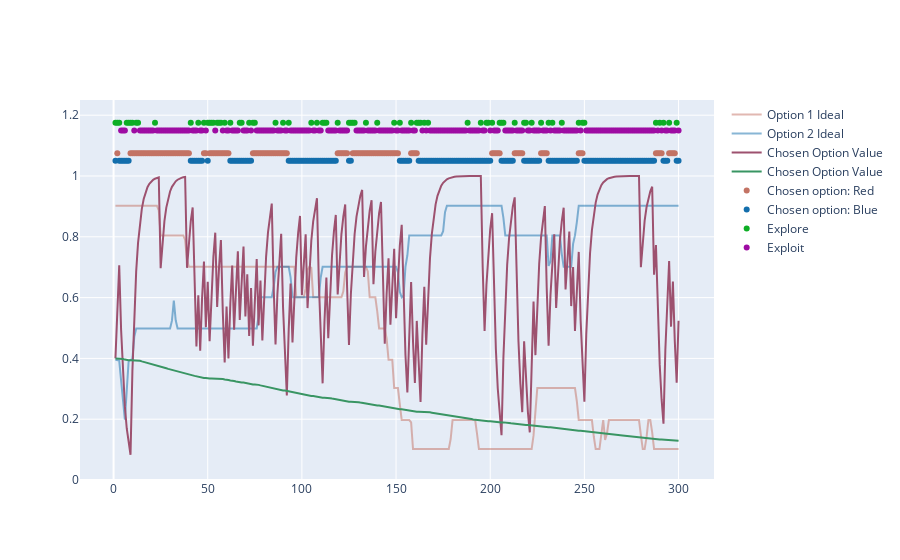
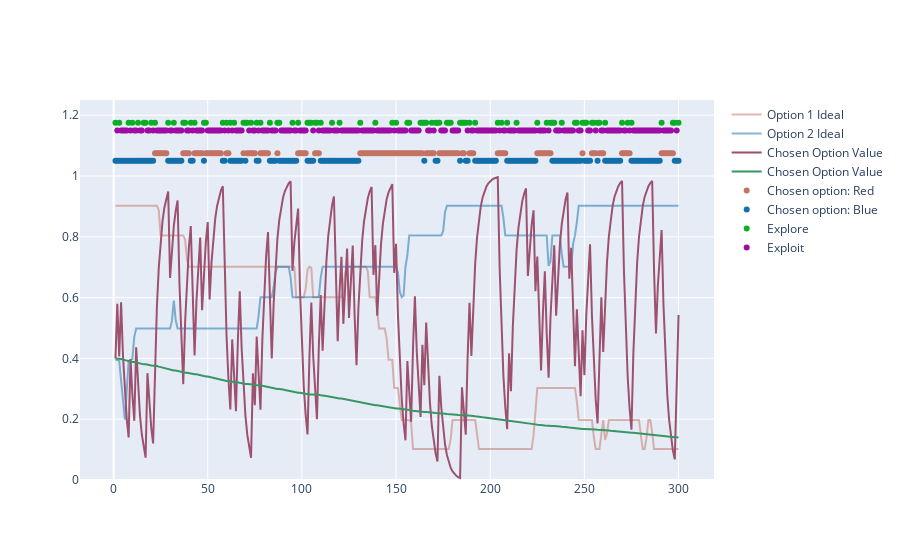

Here is the notebook cell these charts were saved with, in order:
### Code cell
beta_foraging = 3
alpha_foraging = 0.3
rng_foraging = np.random.default_rng()
decay = 0.995
state = "explore"
thresholds_foraging[0] = 0.4
last_value = q_table_foraging[0]
options = [0,1] #red, blue
fig_before = create_fig_of_RL_foraging_experiment(chosen_options_foraging, q_table_foraging, p_red, p_blue, explore_or_exploit)
for step in range(max_steps):
    match state:
        case "explore":
            termination_probability, last_option, last_value, reward = explore(options, last_value, thresholds_foraging[step], beta_foraging, alpha_foraging, step, rng_foraging)
            chosen_options_foraging[step] = last_option
            termination_probabilities[step] = termination_probability
            rewards_foraging[step] = reward 
            explore_or_exploit[step] = 0
            if step+1 < max_steps:
                q_table_foraging[step+1] = last_value
                thresholds_foraging[step+1] = thresholds_foraging[step]
            if (rng_foraging.uniform(0,1) < termination_probability):
                state = "exploit"
        case "exploit":
            termination_probability, last_value, reward = exploit(last_option, last_value, thresholds_foraging[step], beta_foraging, alpha_foraging, step, rng_foraging)
            chosen_options_foraging[step] = last_option
            rewards_foraging[step] = reward
            termination_probabilities[step] = termination_probability
            explore_or_exploit[step] = 1
            if step+1 < max_steps:
                q_table_foraging[step+1] = last_value
                thresholds_foraging[step+1] = decay*thresholds_foraging[step]
            if (rng_foraging.uniform(0,1) < termination_probability):
                state = "explore"
fig_after = create_fig_of_RL_foraging_experiment(chosen_options_foraging, q_table_foraging, p_red, p_blue, explore_or_exploit)
fig_after.show()
fig_before.show()

### Figure 1 — Plotly figure (JSON) as saved in the notebook; plotly's stock layout.template omitted (floating-point values rounded to 4 significant figures; data arrays with more than 128 entries replaced by an {"elided": "..."} marker saying what was removed)
{"data": [{"line": {"color": "#C37364"}, "mode": "lines", "name": "Option 1 Ideal", "opacity": 0.5, "type": "scatter", "x": {"elided": "300 float values"}, "y": {"elided": "300 float values"}}, {"line": {"color": "#136EAC"}, "mode": "lines", "name": "Option 2 Ideal", "opacity": 0.5, "type": "scatter", "x": {"elided": "300 float values"}, "y": {"elided": "300 float values"}}, {"line": {"color": "#9D516F"}, "mode": "lines", "name": "Chosen Option Value", "opacity": 1, "type": "scatter", "x": {"elided": "300 float values"}, "y": {"elided": "300 float values"}}, {"line": {"color": "#399563"}, "mode": "lines", "name": "Chosen Option Value", "opacity": 1, "type": "scatter", "x": {"elided": "300 float values"}, "y": {"elided": "300 float values"}}, {"marker": {"color": "#C37364", "size": 6}, "mode": "markers", "name": "Chosen option: Red", "type": "scatter", "x": [2.0, 9.0, 10.0, 11.0, 12.0, 13.0, 14.0, 15.0, 16.0, 17.0, 18.0, 19.0, 20.0, 21.0, 22.0, 23.0, 24.0, 25.0, 26.0, 27.0, 28.0, 29.0, 30.0, 31.0, 32.0, 33.0, 34.0, 35.0, 36.0, 37.0, 38.0, 39.0, 40.0, 48.0, 49.0, 51.0, 52.0, 53.0, 54.0, 55.0, 56.0, 57.0, 58.0, 59.0, 60.0, 61.0, 74.0, 75.0, 76.0, 77.0, 78.0, 79.0, 80.0, 81.0, 82.0, 83.0, 84.0, 85.0, 86.0, 87.0, 88.0, 89.0, 90.0, 91.0, 92.0, 119.0, 120.0, 121.0, 122.0, 123.0, 124.0, 127.0, 128.0, 129.0, 130.0, 131.0, 132.0, 133.0, 134.0, 135.0, 136.0, 137.0, 138.0, 139.0, 140.0, 141.0, 142.0, 143.0, 144.0, 145.0, 146.0, 147.0, 148.0, 149.0, 150.0, 151.0, 158.0, 159.0, 160.0, 161.0, 201.0, 202.0, 203.0, 204.0, 205.0, 213.0, 214.0, 215.0, 216.0, 217.0, 227.0, 228.0, 229.0, 230.0, 247.0, 248.0, 249.0, 288.0, 289.0, 290.0, 291.0, 295.0, 296.0, 297.0, 298.0], "y": [1.075, 1.075, 1.075, 1.075, 1.075, 1.075, 1.075, 1.075, 1.075, 1.075, 1.075, 1.075, 1.075, 1.075, 1.075, 1.075, 1.075, 1.075, 1.075, 1.075, 1.075, 1.075, 1.075, 1.075, 1.075, 1.075, 1.075, 1.075, 1.075, 1.075, 1.075, 1.075, 1.075, 1.075, 1.075, 1.075, 1.075, 1.075, 1.075, 1.075, 1.075, 1.075, 1.075, 1.075, 1.075, 1.075, 1.075, 1.075, 1.075, 1.075, 1.075, 1.075, 1.075, 1.075, 1.075, 1.075, 1.075, 1.075, 1.075, 1.075, 1.075, 1.075, 1.075, 1.075, 1.075, 1.075, 1.075, 1.075, 1.075, 1.075, 1.075, 1.075, 1.075, 1.075, 1.075, 1.075, 1.075, 1.075, 1.075, 1.075, 1.075, 1.075, 1.075, 1.075, 1.075, 1.075, 1.075, 1.075, 1.075, 1.075, 1.075, 1.075, 1.075, 1.075, 1.075, 1.075, 1.075, 1.075, 1.075, 1.075, 1.075, 1.075, 1.075, 1.075, 1.075, 1.075, 1.075, 1.075, 1.075, 1.075, 1.075, 1.075, 1.075, 1.075, 1.075, 1.075, 1.075, 1.075, 1.075, 1.075, 1.075, 1.075, 1.075, 1.075, 1.075]}, {"marker": {"color": "#136EAC", "size": 6}, "mode": "markers", "name": "Chosen option: Blue", "type": "scatter", "x": {"elided": "175 float values"}, "y": {"elided": "175 float values"}}, {"marker": {"color": "#0DAE25", "size": 6}, "mode": "markers", "name": "Explore", "type": "scatter", "x": [1.0, 2.0, 3.0, 7.0, 8.0, 9.0, 10.0, 12.0, 13.0, 22.0, 41.0, 45.0, 48.0, 50.0, 51.0, 52.0, 53.0, 55.0, 56.0, 57.0, 59.0, 62.0, 67.0, 68.0, 72.0, 74.0, 75.0, 86.0, 90.0, 93.0, 105.0, 108.0, 111.0, 112.0, 113.0, 119.0, 125.0, 126.0, 127.0, 128.0, 134.0, 140.0, 149.0, 152.0, 158.0, 161.0, 162.0, 163.0, 165.0, 167.0, 188.0, 195.0, 198.0, 199.0, 201.0, 205.0, 206.0, 207.0, 213.0, 218.0, 219.0, 222.0, 227.0, 231.0, 233.0, 238.0, 247.0, 249.0, 250.0, 288.0, 290.0, 292.0, 295.0, 299.0], "y": [1.175, 1.175, 1.175, 1.175, 1.175, 1.175, 1.175, 1.175, 1.175, 1.175, 1.175, 1.175, 1.175, 1.175, 1.175, 1.175, 1.175, 1.175, 1.175, 1.175, 1.175, 1.175, 1.175, 1.175, 1.175, 1.175, 1.175, 1.175, 1.175, 1.175, 1.175, 1.175, 1.175, 1.175, 1.175, 1.175, 1.175, 1.175, 1.175, 1.175, 1.175, 1.175, 1.175, 1.175, 1.175, 1.175, 1.175, 1.175, 1.175, 1.175, 1.175, 1.175, 1.175, 1.175, 1.175, 1.175, 1.175, 1.175, 1.175, 1.175, 1.175, 1.175, 1.175, 1.175, 1.175, 1.175, 1.175, 1.175, 1.175, 1.175, 1.175, 1.175, 1.175, 1.175]}, {"marker": {"color": "#9E0CA3", "size": 6}, "mode": "markers", "name": "Exploit", "type": "scatter", "x": {"elided": "226 float values"}, "y": {"elided": "226 float values"}}], "layout": {"yaxis": {"range": [0, 1.25]}}}

### Figure 2 — Plotly figure (JSON) as saved in the notebook; plotly's stock layout.template omitted (floating-point values rounded to 4 significant figures; data arrays with more than 128 entries replaced by an {"elided": "..."} marker saying what was removed)
{"data": [{"line": {"color": "#C37364"}, "mode": "lines", "name": "Option 1 Ideal", "opacity": 0.5, "type": "scatter", "x": {"elided": "300 float values"}, "y": {"elided": "300 float values"}}, {"line": {"color": "#136EAC"}, "mode": "lines", "name": "Option 2 Ideal", "opacity": 0.5, "type": "scatter", "x": {"elided": "300 float values"}, "y": {"elided": "300 float values"}}, {"line": {"color": "#9D516F"}, "mode": "lines", "name": "Chosen Option Value", "opacity": 1, "type": "scatter", "x": {"elided": "300 float values"}, "y": {"elided": "300 float values"}}, {"line": {"color": "#399563"}, "mode": "lines", "name": "Chosen Option Value", "opacity": 1, "type": "scatter", "x": {"elided": "300 float values"}, "y": {"elided": "300 float values"}}, {"marker": {"color": "#C37364", "size": 6}, "mode": "markers", "name": "Chosen option: Red", "type": "scatter", "x": {"elided": "134 float values"}, "y": {"elided": "134 float values"}}, {"marker": {"color": "#136EAC", "size": 6}, "mode": "markers", "name": "Chosen option: Blue", "type": "scatter", "x": {"elided": "166 float values"}, "y": {"elided": "166 float values"}}, {"marker": {"color": "#0DAE25", "size": 6}, "mode": "markers", "name": "Explore", "type": "scatter", "x": [1.0, 3.0, 8.0, 10.0, 13.0, 16.0, 17.0, 20.0, 22.0, 29.0, 32.0, 37.0, 38.0, 41.0, 43.0, 48.0, 49.0, 58.0, 60.0, 62.0, 64.0, 69.0, 70.0, 71.0, 73.0, 76.0, 78.0, 83.0, 87.0, 88.0, 95.0, 98.0, 103.0, 104.0, 105.0, 107.0, 108.0, 110.0, 116.0, 120.0, 131.0, 139.0, 148.0, 150.0, 156.0, 157.0, 163.0, 164.0, 165.0, 166.0, 169.0, 171.0, 172.0, 173.0, 177.0, 178.0, 179.0, 184.0, 185.0, 186.0, 187.0, 189.0, 192.0, 204.0, 206.0, 209.0, 214.0, 225.0, 230.0, 232.0, 233.0, 234.0, 238.0, 245.0, 246.0, 249.0, 250.0, 251.0, 254.0, 255.0, 257.0, 258.0, 261.0, 270.0, 273.0, 275.0, 291.0, 297.0, 298.0, 300.0], "y": [1.175, 1.175, 1.175, 1.175, 1.175, 1.175, 1.175, 1.175, 1.175, 1.175, 1.175, 1.175, 1.175, 1.175, 1.175, 1.175, 1.175, 1.175, 1.175, 1.175, 1.175, 1.175, 1.175, 1.175, 1.175, 1.175, 1.175, 1.175, 1.175, 1.175, 1.175, 1.175, 1.175, 1.175, 1.175, 1.175, 1.175, 1.175, 1.175, 1.175, 1.175, 1.175, 1.175, 1.175, 1.175, 1.175, 1.175, 1.175, 1.175, 1.175, 1.175, 1.175, 1.175, 1.175, 1.175, 1.175, 1.175, 1.175, 1.175, 1.175, 1.175, 1.175, 1.175, 1.175, 1.175, 1.175, 1.175, 1.175, 1.175, 1.175, 1.175, 1.175, 1.175, 1.175, 1.175, 1.175, 1.175, 1.175, 1.175, 1.175, 1.175, 1.175, 1.175, 1.175, 1.175, 1.175, 1.175, 1.175, 1.175, 1.175]}, {"marker": {"color": "#9E0CA3", "size": 6}, "mode": "markers", "name": "Exploit", "type": "scatter", "x": {"elided": "210 float values"}, "y": {"elided": "210 float values"}}], "layout": {"yaxis": {"range": [0, 1.25]}}}
